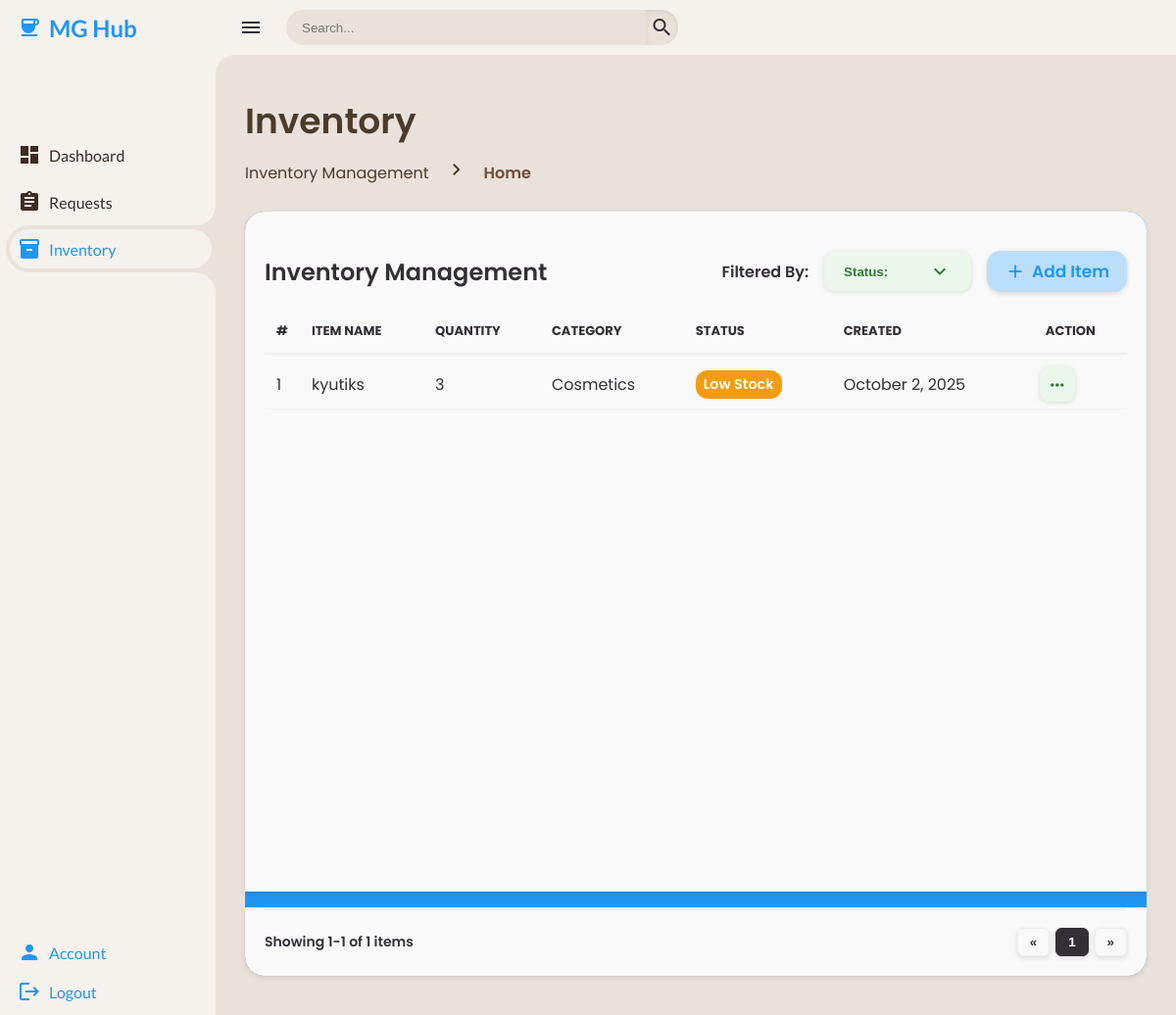
The app's page /client-mghub/mghub-inventory.php (signed in) with its own data.
### tables this page shows
CREATE TABLE `tbl_inventory` (
  `inventory_id` int(11) NOT NULL,
  `item_name` varchar(100) DEFAULT NULL,
  `item_quantity` int(11) DEFAULT 0,
  `item_category` varchar(50) DEFAULT NULL,
  `item_status` enum('In Stock','Low Stock','Out of Stock') DEFAULT 'In Stock',
  `created_at` datetime DEFAULT current_timestamp(),
  `updated_at` timestamp NOT NULL DEFAULT current_timestamp() ON UPDATE current_timestamp(),
  `branch` enum('MG Cafe','MG Hub','MG Spa') NOT NULL DEFAULT 'MG Cafe'
);

### php/get-inventory.php (called while the page is built, shortened)
<?php
include __DIR__ . '/../config/database-connection.php';
$branch = $_GET['branch'] ?? ($_SESSION['branch'] ?? 'MG Cafe');
$inventory = [];
if ($branch !== 'Unknown') {
    $sql = "SELECT inventory_id, item_name, item_quantity, item_category, created_at
            FROM tbl_inventory
            WHERE branch = ?
            ORDER BY created_at DESC";
    $stmt = $conn->prepare($sql);
    if ($stmt) {
        $stmt->bind_param("s", $branch);
        $stmt->execute();
        $result = $stmt->get_result();
        while ($row = $result->fetch_assoc()) {
            $qty = (int)$row['item_quantity'];
            if ($qty <= 0) {
                $row['item_status'] = "Out of Stock";
            } elseif ($qty <= 10) {
                $row['item_status'] = "Low Stock";
            } else {
                $row['item_status'] = "In Stock";
            }
            $row['is_overstock'] = ($qty > 100);
            $inventory[] = $row;
        }
    }
}
?>

### client-mghub/mghub-inventory.php (the view, shortened to what this page needs)
<?php
include __DIR__ . '/../php/get-inventory.php';
?>
<!DOCTYPE html>
<html lang="en">
<head>
<link rel="stylesheet" href="../css/style.css">
</head>
<body class="client-mghub" data-role="<?= $_SESSION['user_role'] ?>">
<section class="sidebar">
    <?php include '../includes/mghub-sidebar.php'; ?>
</section>
<section class="content">
<nav>
    <i class="material-icons icon-menu">menu</i>
    <form action="#">
        <div class="form-input">
            <input type="search" placeholder="Search...">
            <button type="submit" class="search-btn"><i class="material-icons search-icon">search</i></button>
        </div>
    </form>
</nav>
<div class="main">
    <div class="head-title">
        <div class="left">
            <h1>Inventory</h1>
            <ul class="breadcrumb">
                <li><a>Inventory Management</a></li>
                <li><i class='material-icons right-icon'>chevron_right</i></li>
                <li><a class="active">Home</a></li>
            </ul>
        </div>
    </div>
    <div class="table-container">
        <div class="table-card">
            <div class="head">
                <h2>Inventory Management</h2>
                <?php include '../includes/inventory-dropdown.php' ?>
                <button type="button" class="btn-add" id="openInventoryModal">
                    <i class="material-icons icon-add">add</i> Add Item
                </button>
            </div>
            <table>
                <thead>
                    <tr>
                        <th>#</th>
                        <th>ITEM NAME</th>
                        <th>QUANTITY</th>
                        <th>CATEGORY</th>
                        <th>STATUS</th>
                        <th>CREATED</th>
                        <th>ACTION</th>
                    </tr>
                </thead>
                <tbody>
                <?php if (!empty($inventory)) : $counter=1; ?>
                    <?php foreach ($inventory as $row): ?>
                    <tr>
                        <td><?= $counter++; ?></td>
                        <td><?= htmlspecialchars($row['item_name']); ?></td>
                        <td><?= htmlspecialchars($row['item_quantity']); ?></td>
                        <td class="inv-category"><?= htmlspecialchars($row['item_category']); ?></td>
                        <td><span class="status <?= strtolower(str_replace(' ', '-', $row['item_status'])); ?>"><?= htmlspecialchars($row['item_status']); ?></span></td>
                        <td><?= date("F j, Y", strtotime($row['created_at'])); ?></td>
                        <td>
                            <div class="icon-circle" tabindex="0">
                                <div class="dropdown-toggle icon-toggle">
                                    <i class="material-icons icon-more-vert">more_horiz</i>
                                </div>
                            </div>
                        </td>
                    </tr>
                    <?php endforeach; ?>
                <?php else: ?>
                    <tr><td colspan="7">No inventory items found</td></tr>
                <?php endif; ?>
                </tbody>
            </table>
        </div>
        <div class="table-pagination-container">
            <div class="total-rows" id="totalInventoryRows">
            </div>
            <div class="table-pagination" id="inventoryPagination"></div>
        </div>
    </div>
    <?php include '../includes/inventory-modal.php'; ?>
</div>
</section>
</body>
</html>

### css/components/sidebar.css (style rules this page uses)
.sidebar { position: fixed; top: 0; left: 0; width: 220px; height: 100%; background: var(--container-bg-color); z-index: 1000; font-family: 'Lato', sans-serif; transition: .3s ease; overflow-x: hidden; scrollbar-width: none; }

### css/components/dropdown.css (style rules this page uses)
.icon-circle { position: relative; border-radius: 8px; padding-top: 8px; width: 36px; height: 36px; background-color: var(--light); display: flex; align-items: center; justify-content: center; border-radius: 10px; background: var(--light); cursor: pointer; transition: background 0.2s ease, transform 0.15s ease; box-shadow: 0 1px 5px rgba(62,44,35,0.15); user-select: none; overflow: visible; }
.icon-circle i { font-size: 20px; color: var(--dark); }
.icon-circle { background: #eaf7ea; }
.icon-circle i { color: #2e7d32; }

### css/components/badge.css (style rules this page uses)
:root { --badge-new: #3498db; --badge-active: #27ae60; --badge-inactive: #95a5a6; }
.table-card table tr td .status, .table-card table tr td .shift { padding: 4px 8px; border-radius: 12px; font-weight: 600; font-size: 0.9rem; display: inline-block; user-select: none; }
.status.low-stock { background: #f39c12; color: #fff; }

### css/components/breadcrumb.css (style rules this page uses)
.head-title { display: flex; align-items: center; justify-content: space-between; grid-gap: 16px; flex-wrap: wrap; }
.head-title .left h1 { font-size: 36px; font-weight: 600; margin-bottom: 10px; color: var(--font); }
.head-title .left .breadcrumb { display: flex; align-items: center; grid-gap: 16px; }
.head-title .left .breadcrumb li { color: var(--font); }
.head-title .left .breadcrumb .right-icon { color: var(--font); }
.head-title .left .breadcrumb li a { color: var(--font); pointer-events: none; }
.head-title .left .breadcrumb li a.active { color: var(--active); pointer-events: unset; font-weight: 600; }

### css/components/button.css (style rules this page uses)
.btn, .btn-submit, .btn-cancel, .btn-danger, .btn-add, .btn-time-in-icon, .btn-time-out-icon, .tab-btn, .filter-buttons button, .event-actions .btn, .event-actions .btn.small, .custom-dropdown .dropdown-toggle { border: none; outline: none; background-clip: padding-box; -webkit-appearance: none; -moz-appearance: none; appearance: none; }
.btn-add, .btn-time-in-icon, .btn-time-out-icon { display: inline-flex; align-items: center; justify-content: center; gap: 6px; font-family: var(--primary-font); font-weight: 600; font-size: 17px; padding: 8px 18px; border-radius: 14px; cursor: pointer; box-shadow: 0 2px 5px rgba(62,44,35,0.15); transition: background 0.2s ease, transform 0.15s ease; }
.btn-add { background-color: var(--light-blue); color: var(--blue); }
.btn-add i, .btn-time-in-icon i, .btn-time-out-icon i { font-size: 22px; transition: color 0.3s ease; }
.btn-add i { color: var(--blue); }

### css/components/dashboard..css (style rules this page uses)
.table-pagination-container { display: flex; justify-content: space-between; align-items: center; padding: 16px 0; margin-top: 16px; border-top: 1px solid #e0e0e0; }

### css/components/forrm-request.css (style rules this page uses)
:root { --req-bg: #ffffff; --req-dark: #222222; --req-blue: #0077cc; --req-grey: #dcdcdc; --req-light-grey: #f5f5f5; --req-shadow: rgba(0, 0, 0, 0.25); --req-success: #28a745; --req-error: #dc3545; --req-radius: 8px; --req-input-height: 42px; }

### css/components/navbar.css (style rules this page uses)
nav { height: 56px; background: var(--container-bg-color); padding: 0 24px; display: flex; align-items: center; grid-gap: 24px; font-family: var(--lato); position: sticky; top: 0; left: 0; z-index: 100; }
nav::before { content: ''; position: absolute; width: 40px; height: 40px; bottom: -40px; left: 0; border-radius: 50%; box-shadow: -20px -20px 0 var(--container-bg-color); }
.icon-menu { cursor: pointer; color: var(--dark); }
form { max-width: 400px; width: 100%; margin-right: auto; }
.form-input { display: flex; align-items: center; height: 36px; }
.form-input input { flex-grow: 1; padding: 0 16px; height: 100%; border: none; background: var(--secondary-bg-color); border-radius: 36px 0 0 36px; outline: none; width: 100%; color: var(--dark); box-shadow: inset 0 2px 5px rgba(0,0,0,0.01); transition: box-shadow 0.3s ease; }
.form-input button { width: 36px; height: 100%; display: flex; justify-content: center; align-items: center; background: var(--secondary-bg-color); color: var(--dark); font-size: 18px; border: none; outline: none; border-radius: 0 36px 36px 0; cursor: pointer; box-shadow: inset 0 2px 5px rgba(0,0,0,0.08); transition: box-shadow 0.3s ease, background-color 0.3s ease; }

### records on screen
tbl_inventory: item_name "kyutiks", item_quantity "3", item_category "Cosmetics", item_status "Low Stock", created_at "October 2, 2025"
